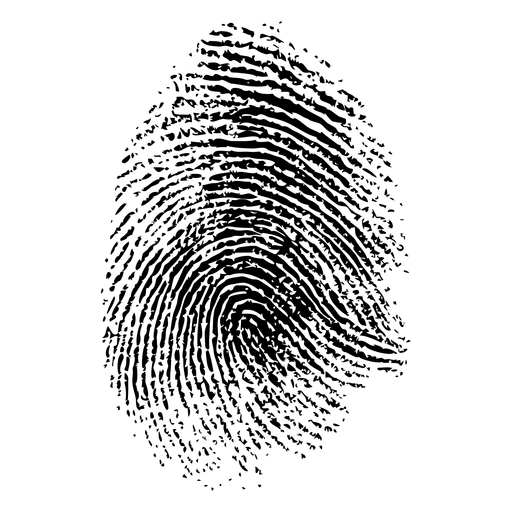
#> input picture fingers/digital_2.png, 512 x 512 px
$ python testcv.py
#> lines starting #> are read from the running program, lines starting #| are printed output that depends on the picture; after the words box and inside, x2 and y2 are one past the last pixel; in counts of white or black regions, pixels touching at a corner belong together
import numpy as np
import matplotlib.pyplot as plt
import matplotlib.image as mpimg

def rgb2gray(rgb):
    return np.dot(rgb[...,:3], [255, 0, 0])

img = mpimg.imread('./fingers/digital_2.png')
#> img is the input picture: shape (512, 512, 4) float32; mean R, G, B, A 0.197, 0.31, 0.21, 0.166

gray = rgb2gray(img)
#> in rgb2gray, `return np.dot(rgb[...,:3], [255, 0, 0])`:
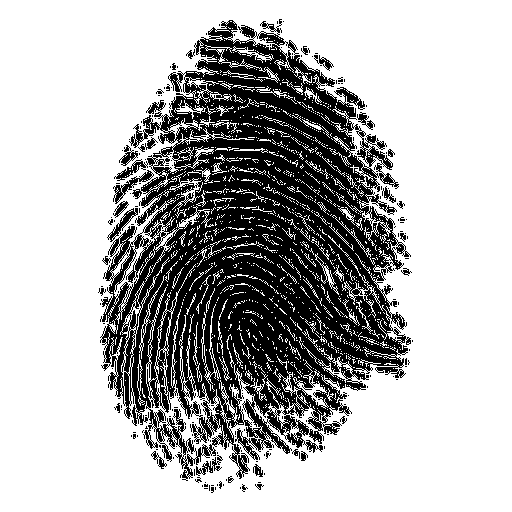
#> returned value: shape (512, 512) float64; values 0 (black) and 71 (white), 70.7% white; 169 black regions (140 under 20 px), largest, box (x1, y1, x2, y2) and area: (100, 19, 411, 481) 74306, (113, 170, 154, 204) 314, (107, 208, 138, 242) 253

plt.imshow(gray, cmap = plt.get_cmap('gray'))

plt.savefig('greyscale.png')
plt.show()

$ run again, with fingers/digital.png copied over fingers/digital_2.png
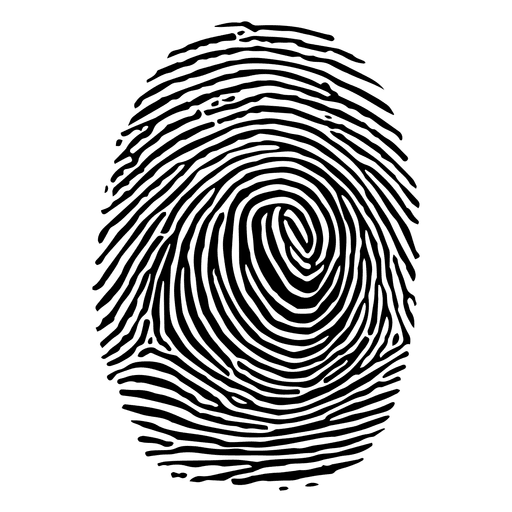
#> input picture fingers/digital.png, 512 x 512 px
#> img is the input picture: shape (512, 512, 4) float32; mean R, G, B, A 0.174, 0.274, 0.186, 0.247
#> in rgb2gray, `return np.dot(rgb[...,:3], [255, 0, 0])`:
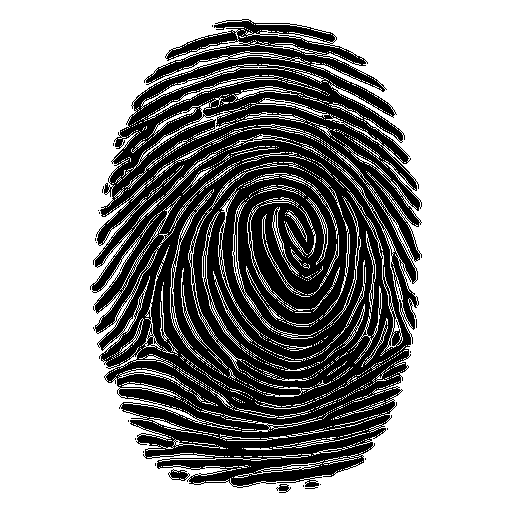
#> returned value: shape (512, 512) float64; values 0 (black) and 71 (white), 62.5% white; 21 black regions (18 under 20 px), largest, box (x1, y1, x2, y2) and area: (90, 19, 422, 489) 97912, (168, 469, 190, 481) 146, (276, 484, 291, 493) 74
